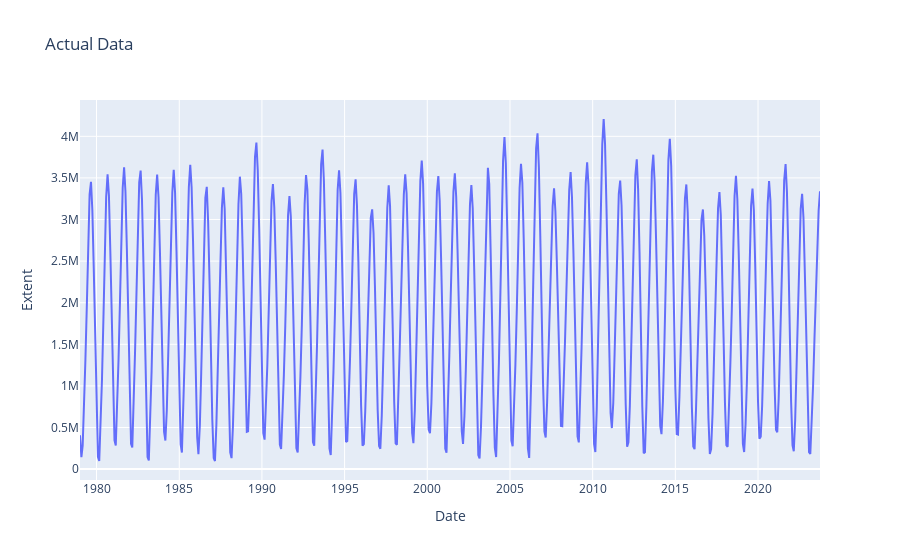

Write notebook code for a chart like this one.
### Code cell
fp.plot_df(df_smoothed)

### Figure 1 — Plotly figure (JSON) as saved in the notebook; plotly's stock layout.template omitted (floating-point values rounded to 4 significant figures; data arrays with more than 128 entries replaced by an {"elided": "..."} marker saying what was removed)
{"data": [{"hovertemplate": "Date: %{x}<br>Extent: %{y}", "mode": "lines", "name": "Extent", "type": "scatter", "x": {"elided": "538 str values"}, "y": {"elided": "538 float values"}}], "layout": {"title": {"text": "Actual Data"}, "xaxis": {"title": {"text": "Date"}}, "yaxis": {"title": {"text": "Extent"}}}}
